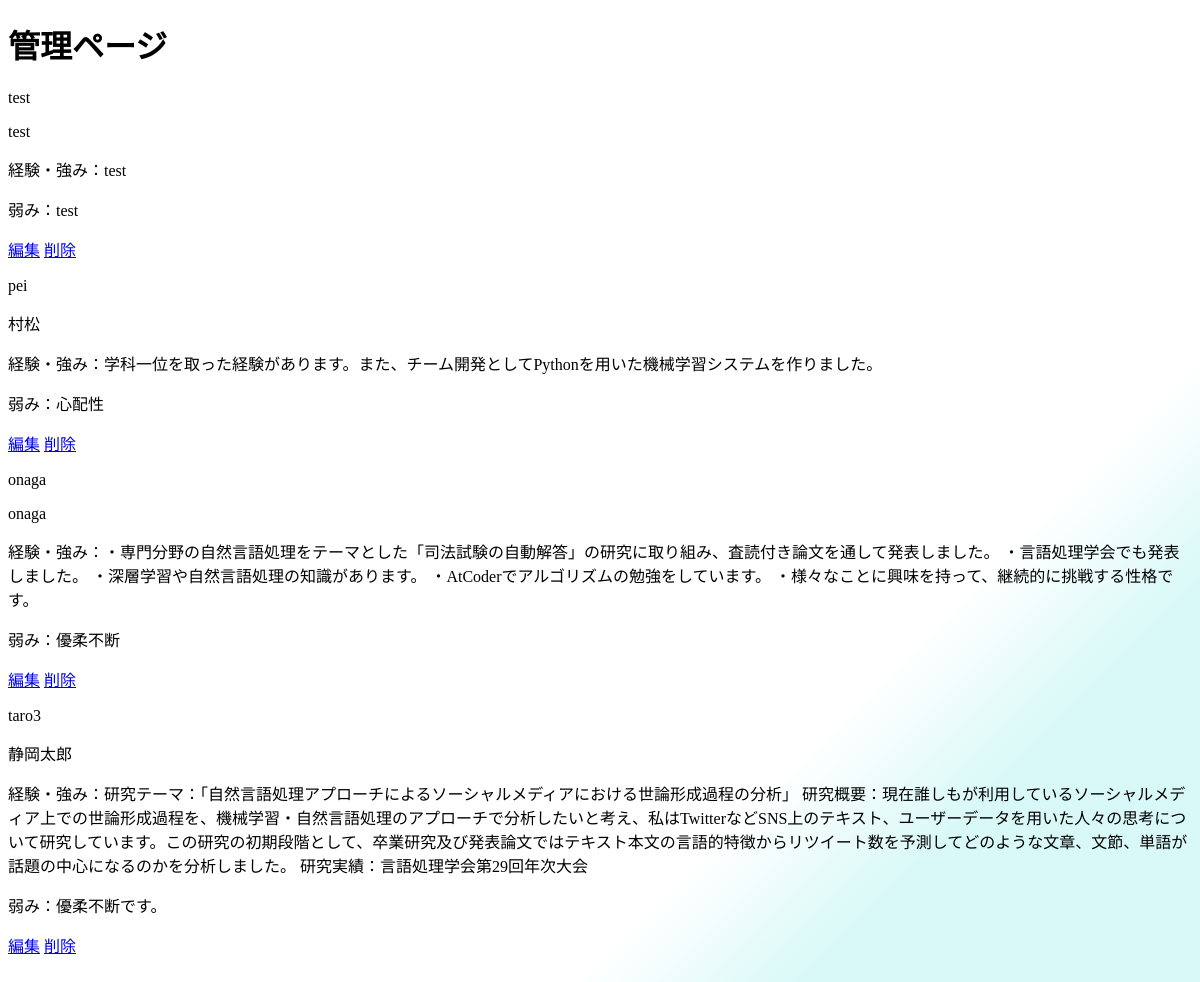
The page /admin on the database its author committed.
### src/app.py (models this page shows)
class UserInformation(UserMixin, db.Model):
    id = db.Column(db.String(10), primary_key=True, autoincrement=False)
    name = db.Column(db.String(20), nullable=False)
    password = db.Column(db.String(100), nullable=False)
    experience = db.Column(db.String(500), nullable=False)
    weakness = db.Column(db.String(500), nullable=False)

### src/app.py (the view)
@app.route("/admin")
def admin():
    users = UserInformation.query.all()
    return  render_template("admin.html", users=users)

### src/templates/admin.html (shortened to what this page needs)
<!DOCTYPE HTML>
<html lang="ja">
    <head>
        <link rel="stylesheet" href="../static/css/style1.css">
    </head>
    <body>
        <h1>管理ページ</h1>
        {% for user in users %}
        <user>
            <p>{{user.id}}</p>
            <p>{{user.name}}</p>
            <p>経験・強み：{{user.experience}}</p>
            <p>弱み：{{user.weakness}}</p>
            <a href='/admin_update/{{user.id}}' role='button'>編集</a>
            <a href='/admin_delete/{{user.id}}' role='button'>削除</a>
        </user>
        {% endfor %}
    </body>
</html>

### src/static/css/style1.css (style rules this page uses)
body { background: linear-gradient(135deg, #fff 50%, #fff 70%, #0dd7d029 80%); background-size: cover; background-repeat: no-repeat; height: 1000px; }

### rows shown on the page
UserInformation: id "test", name "test", experience "test", weakness "test"
UserInformation: id "pei", name "村松", experience "学科一位を取った経験があります。また、チーム開発としてPythonを用いた機械学習システムを作りました。", weakness "心配性"
UserInformation: id "onaga", name "onaga", experience "・専門分野の自然言語処理をテーマとした「司法試験の自動解答」の研究に取り組み、査読付き論文を通して発表しました。 ・言語処理学会でも発表しました。 ・深層学習や自然言語処理の知識があります。 ・AtCoderでアルゴリズムの勉強をしています。 ・様々なことに興味を持って、継続的に挑戦する性格です。", weakness "優柔不断"
UserInformation: id "taro3", name "静岡太郎", experience "研究テーマ：「自然言語処理アプローチによるソーシャルメディアにおける世論形成過程の分析」 研究概要：現在誰しもが利用しているソーシャルメディア上での世論形成過程を、機械学習・自然言語処理のアプローチで分析したいと考え、私はTwitterなどSNS上のテキスト、ユーザーデータを用いた人々の思考について研究しています。この研究の初期段階として、卒業研究及び発表論文ではテキスト本文の言語的特徴からリツイート数を予測してどのような文章、文節、単語が話題の中心になるのかを分析しました。 研究実績：言語処理学会第29回年次大会", weakness "優柔不断です。"
